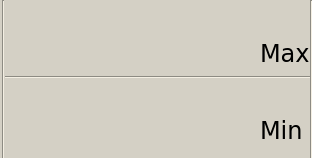
  <widget class="QWidget" name="graphLegend" native="true">
   <property name="geometry">
    <rect>
     <x>392</x>
     <y>435</y>
     <width>312</width>
     <height>158</height>
    </rect>
   </property>
   <property name="styleSheet">
    <string notr="true">background-color: rgb(212, 208, 197);</string>
   </property>
   <widget class="QLabel" name="minCap">
    <property name="geometry">
     <rect>
      <x>260</x>
      <y>100</y>
      <width>60</width>
      <height>60</height>
     </rect>
    </property>
    <property name="font">
     <font>
      <family>DejaVu Sans</family>
      <pointsize>18</pointsize>
     </font>
    </property>
    <property name="text">
     <string>Min</string>
    </property>
   </widget>
   <widget class="QLabel" name="maxCap">
    <property name="geometry">
     <rect>
      <x>260</x>
      <y>23</y>
      <width>60</width>
      <height>60</height>
     </rect>
    </property>
    <property name="font">
     <font>
      <family>DejaVu Sans</family>
      <pointsize>18</pointsize>
     </font>
    </property>
    <property name="text">
     <string>Max</string>
    </property>
   </widget>
   <widget class="Line" name="line_2">
    <property name="geometry">
     <rect>
      <x>4</x>
      <y>76</y>
      <width>307</width>
      <height>3</height>
     </rect>
    </property>
    <property name="orientation">
     <enum>Qt::Horizontal</enum>
    </property>
   </widget>
   <widget class="Line" name="line_3">
    <property name="geometry">
     <rect>
      <x>2</x>
      <y>0</y>
      <width>3</width>
      <height>160</height>
     </rect>
    </property>
    <property name="orientation">
     <enum>Qt::Vertical</enum>
    </property>
   </widget>
   <widget class="Line" name="line_5">
    <property name="geometry">
     <rect>
      <x>310</x>
      <y>0</y>
      <width>3</width>
      <height>160</height>
     </rect>
    </property>
    <property name="orientation">
     <enum>Qt::Vertical</enum>
    </property>
   </widget>
   <widget class="QLineEdit" name="maxEdit">
    <property name="geometry">
     <rect>
      <x>20</x>
      <y>10</y>
      <width>240</width>
      <height>60</height>
     </rect>
    </property>
    <property name="font">
     <font>
      <family>DejaVu Sans</family>
      <pointsize>45</pointsize>
     </font>
    </property>
    <property name="styleSheet">
     <string notr="true">border:1px solid rgba(0,0,0,0);</string>
    </property>
    <property name="maxLength">
     <number>6</number>
    </property>
   </widget>
   <widget class="QLineEdit" name="minEdit">
    <property name="geometry">
     <rect>
      <x>20</x>
      <y>87</y>
      <width>240</width>
      <height>60</height>
     </rect>
    </property>
    <property name="font">
     <font>
      <family>DejaVu Sans</family>
      <pointsize>45</pointsize>
     </font>
    </property>
    <property name="styleSheet">
     <string notr="true">border:1px solid rgba(0,0,0,0);</string>
    </property>
    <property name="maxLength">
     <number>6</number>
    </property>
   </widget>
  </widget>
